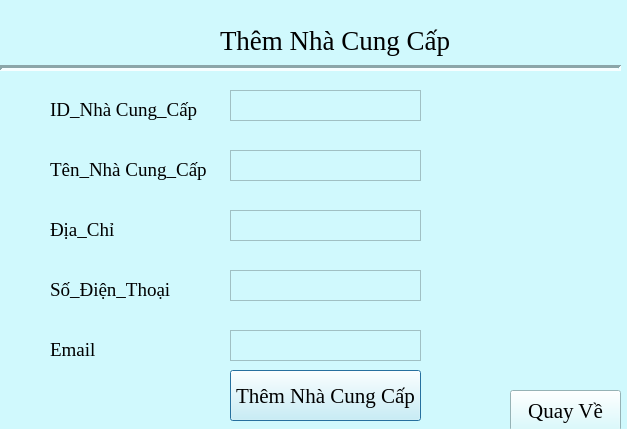
<?xml version="1.0" encoding="UTF-8"?>
<ui version="4.0">
 <class>Dialog</class>
 <widget class="QDialog" name="Dialog">
  <property name="geometry">
   <rect>
    <x>0</x>
    <y>0</y>
    <width>627</width>
    <height>429</height>
   </rect>
  </property>
  <property name="windowTitle">
   <string>Dialog</string>
  </property>
  <property name="styleSheet">
   <string notr="true">background-color: #D0F9FD;</string>
  </property>
  <widget class="QLabel" name="label">
   <property name="geometry">
    <rect>
     <x>220</x>
     <y>20</y>
     <width>281</width>
     <height>41</height>
    </rect>
   </property>
   <property name="font">
    <font>
     <family>Times New Roman</family>
     <pointsize>20</pointsize>
    </font>
   </property>
   <property name="text">
    <string>Thêm Nhà Cung Cấp</string>
   </property>
  </widget>
  <widget class="QLabel" name="Favicon">
   <property name="geometry">
    <rect>
     <x>40</x>
     <y>0</y>
     <width>71</width>
     <height>61</height>
    </rect>
   </property>
   <property name="text">
    <string/>
   </property>
  </widget>
  <widget class="Line" name="line">
   <property name="geometry">
    <rect>
     <x>0</x>
     <y>60</y>
     <width>621</width>
     <height>16</height>
    </rect>
   </property>
   <property name="lineWidth">
    <number>3</number>
   </property>
   <property name="orientation">
    <enum>Qt::Horizontal</enum>
   </property>
  </widget>
  <widget class="QTextEdit" name="txtTaiKhoan">
   <property name="geometry">
    <rect>
     <x>230</x>
     <y>90</y>
     <width>191</width>
     <height>31</height>
    </rect>
   </property>
  </widget>
  <widget class="QTextEdit" name="txtMatKhau">
   <property name="geometry">
    <rect>
     <x>230</x>
     <y>150</y>
     <width>191</width>
     <height>31</height>
    </rect>
   </property>
  </widget>
  <widget class="QTextEdit" name="txtDiaChi">
   <property name="geometry">
    <rect>
     <x>230</x>
     <y>210</y>
     <width>191</width>
     <height>31</height>
    </rect>
   </property>
  </widget>
  <widget class="QLabel" name="iconTaiKhoan">
   <property name="geometry">
    <rect>
     <x>50</x>
     <y>100</y>
     <width>161</width>
     <height>20</height>
    </rect>
   </property>
   <property name="font">
    <font>
     <family>Times New Roman</family>
     <pointsize>14</pointsize>
    </font>
   </property>
   <property name="text">
    <string>ID_Nhà Cung_Cấp</string>
   </property>
  </widget>
  <widget class="QLabel" name="iconMatKhau">
   <property name="geometry">
    <rect>
     <x>180</x>
     <y>189</y>
     <width>21</width>
     <height>21</height>
    </rect>
   </property>
   <property name="text">
    <string/>
   </property>
  </widget>
  <widget class="QLabel" name="iconRole">
   <property name="geometry">
    <rect>
     <x>180</x>
     <y>250</y>
     <width>21</width>
     <height>20</height>
    </rect>
   </property>
   <property name="text">
    <string/>
   </property>
  </widget>
  <widget class="QPushButton" name="btnThemNhaCungCap">
   <property name="geometry">
    <rect>
     <x>230</x>
     <y>370</y>
     <width>191</width>
     <height>51</height>
    </rect>
   </property>
   <property name="font">
    <font>
     <family>Times New Roman</family>
     <pointsize>16</pointsize>
    </font>
   </property>
   <property name="text">
    <string>Thêm Nhà Cung Cấp</string>
   </property>
  </widget>
  <widget class="QPushButton" name="btnQuayVe">
   <property name="geometry">
    <rect>
     <x>510</x>
     <y>390</y>
     <width>111</width>
     <height>41</height>
    </rect>
   </property>
   <property name="font">
    <font>
     <family>Times New Roman</family>
     <pointsize>16</pointsize>
    </font>
   </property>
   <property name="text">
    <string>Quay Về</string>
   </property>
  </widget>
  <widget class="QLabel" name="iconTaiKhoan_2">
   <property name="geometry">
    <rect>
     <x>50</x>
     <y>160</y>
     <width>161</width>
     <height>20</height>
    </rect>
   </property>
   <property name="font">
    <font>
     <family>Times New Roman</family>
     <pointsize>14</pointsize>
    </font>
   </property>
   <property name="text">
    <string>Tên_Nhà Cung_Cấp</string>
   </property>
  </widget>
  <widget class="QLabel" name="iconTaiKhoan_3">
   <property name="geometry">
    <rect>
     <x>50</x>
     <y>220</y>
     <width>91</width>
     <height>20</height>
    </rect>
   </property>
   <property name="font">
    <font>
     <family>Times New Roman</family>
     <pointsize>14</pointsize>
    </font>
   </property>
   <property name="text">
    <string>Địa_Chỉ</string>
   </property>
  </widget>
  <widget class="QLabel" name="iconTaiKhoan_4">
   <property name="geometry">
    <rect>
     <x>50</x>
     <y>280</y>
     <width>141</width>
     <height>20</height>
    </rect>
   </property>
   <property name="font">
    <font>
     <family>Times New Roman</family>
     <pointsize>14</pointsize>
    </font>
   </property>
   <property name="text">
    <string>Số_Điện_Thoại</string>
   </property>
  </widget>
  <widget class="QLabel" name="iconTaiKhoan_5">
   <property name="geometry">
    <rect>
     <x>50</x>
     <y>340</y>
     <width>61</width>
     <height>20</height>
    </rect>
   </property>
   <property name="font">
    <font>
     <family>Times New Roman</family>
     <pointsize>14</pointsize>
    </font>
   </property>
   <property name="text">
    <string>Email</string>
   </property>
  </widget>
  <widget class="QTextEdit" name="txtSoDienThoai">
   <property name="geometry">
    <rect>
     <x>230</x>
     <y>270</y>
     <width>191</width>
     <height>31</height>
    </rect>
   </property>
  </widget>
  <widget class="QTextEdit" name="txtEmail">
   <property name="geometry">
    <rect>
     <x>230</x>
     <y>330</y>
     <width>191</width>
     <height>31</height>
    </rect>
   </property>
  </widget>
 </widget>
 <resources/>
 <connections/>
</ui>
